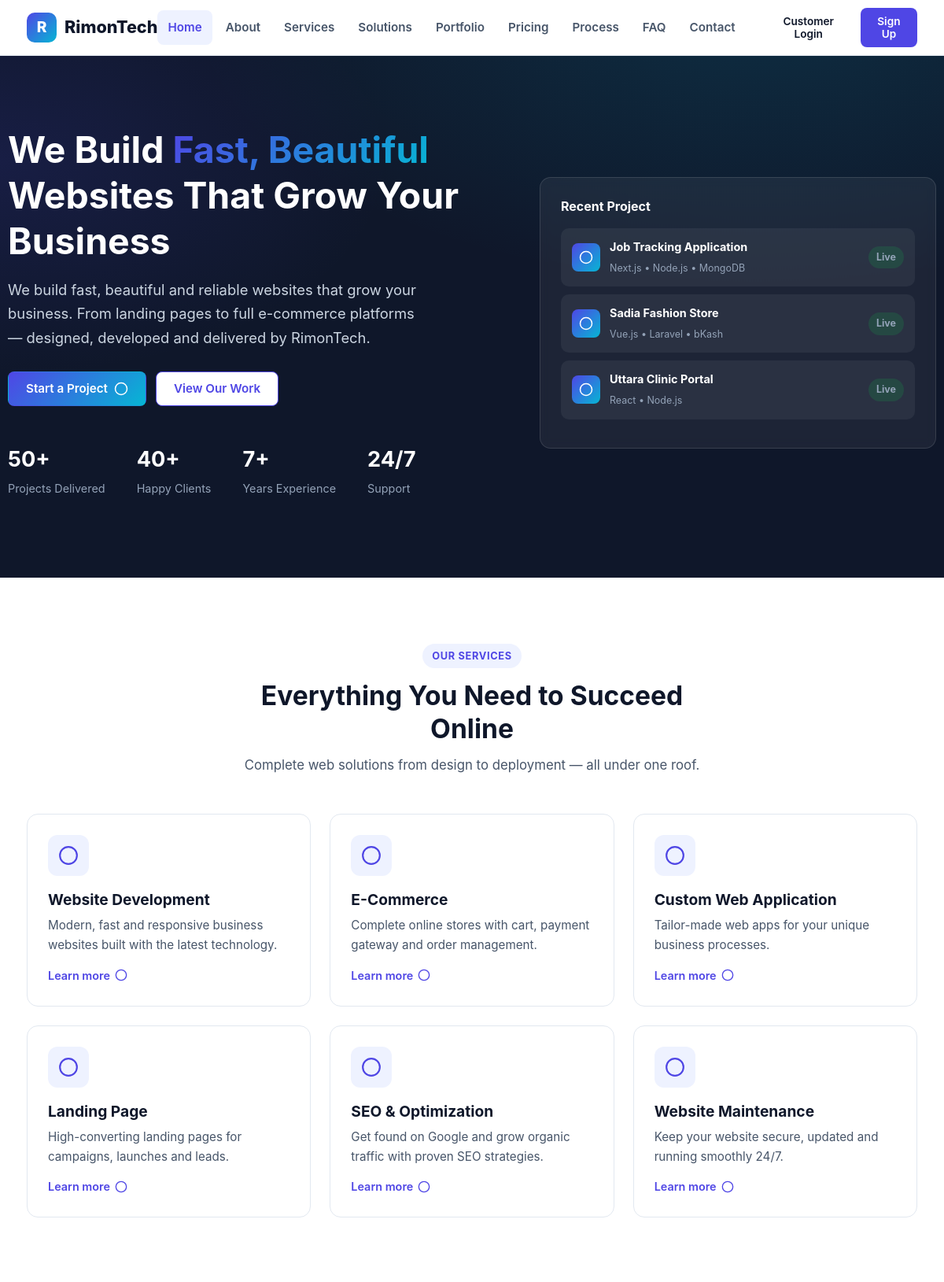
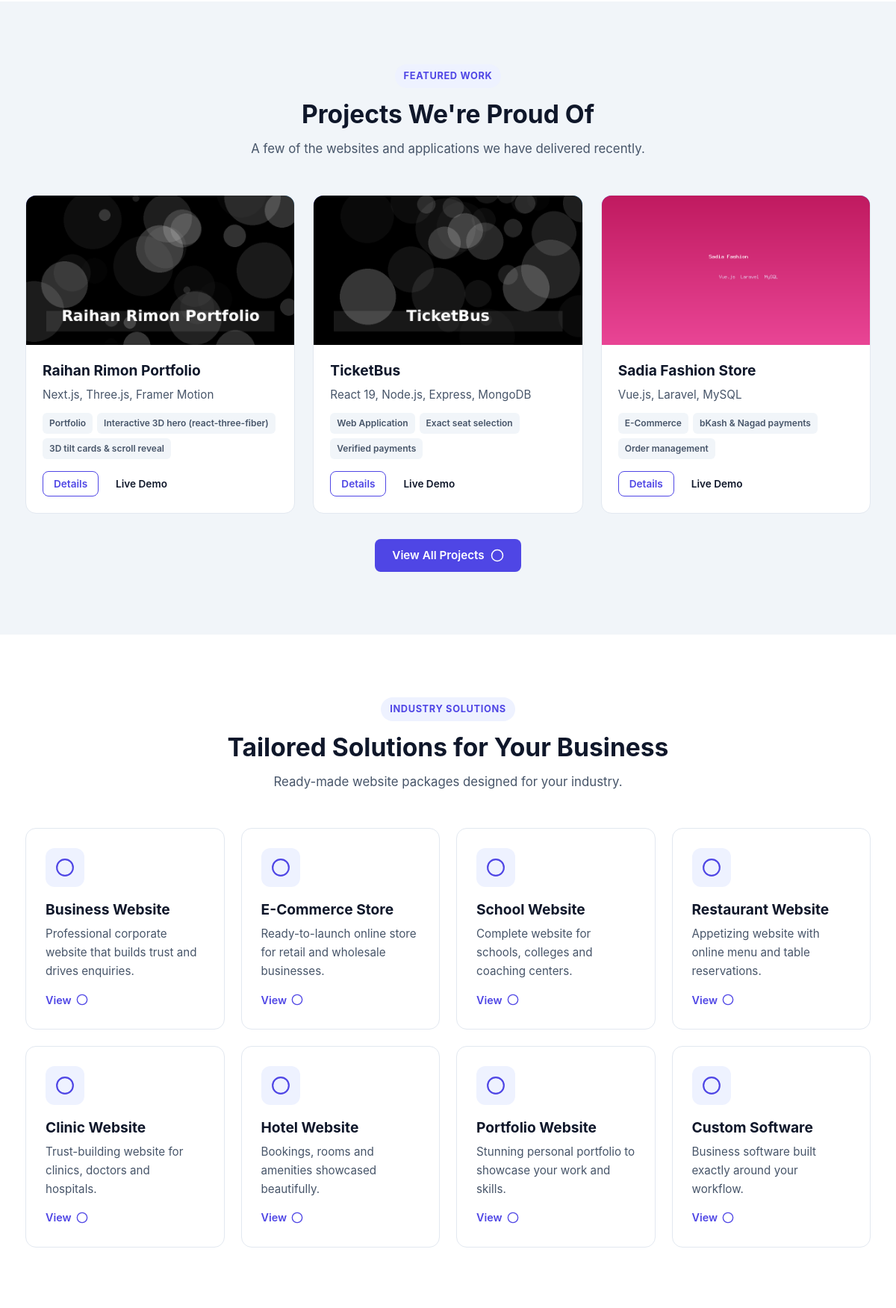
The page / (upper part) on the database its author committed (2 pictures, top to bottom).
### tables this page shows
CREATE TABLE IF NOT EXISTS services (
    id INT UNSIGNED AUTO_INCREMENT PRIMARY KEY,
    title VARCHAR(150) NOT NULL,
    slug VARCHAR(160) NOT NULL UNIQUE,
    short_desc VARCHAR(255) NULL,
    icon VARCHAR(60) NULL,
    description TEXT NULL,
    features JSON NULL,
    active TINYINT(1) NOT NULL DEFAULT 1,
    created_at TIMESTAMP DEFAULT CURRENT_TIMESTAMP
);

CREATE TABLE IF NOT EXISTS portfolio_items (
    id INT UNSIGNED AUTO_INCREMENT PRIMARY KEY,
    title VARCHAR(150) NOT NULL,
    slug VARCHAR(160) NOT NULL UNIQUE,
    category VARCHAR(100) NULL,
    image VARCHAR(255) NULL,
    tech_stack VARCHAR(255) NULL,
    description TEXT NULL,
    features JSON NULL,
    live_demo_url VARCHAR(255) NULL,
    github_url VARCHAR(255) NULL,
    case_study TEXT NULL,
    featured TINYINT(1) NOT NULL DEFAULT 0,
    active TINYINT(1) NOT NULL DEFAULT 1,
    created_at TIMESTAMP DEFAULT CURRENT_TIMESTAMP
);

CREATE TABLE IF NOT EXISTS solutions (
    id INT UNSIGNED AUTO_INCREMENT PRIMARY KEY,
    title VARCHAR(150) NOT NULL,
    slug VARCHAR(160) NOT NULL UNIQUE,
    category VARCHAR(100) NULL,
    short_desc VARCHAR(255) NULL,
    icon VARCHAR(60) NULL,
    description TEXT NULL,
    features JSON NULL,
    active TINYINT(1) NOT NULL DEFAULT 1,
    created_at TIMESTAMP DEFAULT CURRENT_TIMESTAMP
);

### config/database.php (called while the page is built, shortened)
<?php
function db(): PDO
{
    static $pdo = null;
    if ($pdo === null) {
        $dsn = 'mysql:host=' . DB_HOST . ';dbname=' . DB_NAME . ';charset=utf8mb4';
        $pdo = new PDO($dsn, DB_USER, DB_PASS, [
            PDO::ATTR_ERRMODE => PDO::ERRMODE_EXCEPTION,
            PDO::ATTR_DEFAULT_FETCH_MODE => PDO::FETCH_ASSOC,
            PDO::ATTR_EMULATE_PREPARES => false,
        ]);
    }
    return $pdo;
}

### index.php (the view, shortened to what this page needs)
<?php
require_once __DIR__ . '/includes/functions.php';
$services = db()->query('SELECT * FROM services WHERE active = 1 ORDER BY id LIMIT 6')->fetchAll();
$featuredProjects = db()->query('SELECT * FROM portfolio_items WHERE active = 1 AND featured = 1 ORDER BY id DESC LIMIT 3')->fetchAll();
$solutions = db()->query('SELECT * FROM solutions WHERE active = 1 ORDER BY id LIMIT 8')->fetchAll();
include __DIR__ . '/includes/header.php';
?>
<section class="hero">
  <div class="container hero-inner">
    <div>
      <h1>We Build <span class="grad">Fast, Beautiful</span> Websites That Grow Your Business</h1>
      <p class="lead"><?= e(setting('homepage_tagline', APP_TAGLINE)) ?> From landing pages to full e-commerce platforms — designed, developed and delivered by RimonTech.</p>
      <div class="hero-actions">
        <a href="<?= url('contact.php') ?>" class="btn btn-accent">Start a Project <?= icon('arrow') ?></a>
        <a href="<?= url('portfolio.php') ?>" class="btn btn-outline btn-light">View Our Work</a>
      </div>
      <div class="hero-stats">
        <div class="stat"><b>50+</b><span>Projects Delivered</span></div>
        <div class="stat"><b>40+</b><span>Happy Clients</span></div>
        <div class="stat"><b>7+</b><span>Years Experience</span></div>
        <div class="stat"><b>24/7</b><span>Support</span></div>
      </div>
    </div>
    <div class="hero-visual">
      <div class="hero-card">
        <h3>Recent Project</h3>
        <div class="mock-row">
          <span class="mock-ico"><?= icon('clipboard') ?></span>
          <div><b>Job Tracking Application</b><span>Next.js • Node.js • MongoDB</span></div>
          <span class="mock-pill">Live</span>
        </div>
        <div class="mock-row">
          <span class="mock-ico"><?= icon('cart') ?></span>
          <div><b>Sadia Fashion Store</b><span>Vue.js • Laravel • bKash</span></div>
          <span class="mock-pill">Live</span>
        </div>
        <div class="mock-row">
          <span class="mock-ico"><?= icon('shield') ?></span>
          <div><b>Uttara Clinic Portal</b><span>React • Node.js</span></div>
          <span class="mock-pill">Live</span>
        </div>
      </div>
    </div>
  </div>
</section>
<section class="section">
  <div class="container">
    <div class="section-head">
      <span class="eyebrow">Our Services</span>
      <h2>Everything You Need to Succeed Online</h2>
      <p>Complete web solutions from design to deployment — all under one roof.</p>
    </div>
    <div class="grid-3">
      <?php foreach ($services as $s): ?>
        <div class="card">
          <div class="card-icon"><?= icon($s['icon']) ?></div>
          <h3><?= e($s['title']) ?></h3>
          <p><?= e($s['short_desc']) ?></p>
          <a class="card-link" href="<?= url('service/' . $s['slug'] . '.php') ?>">Learn more <?= icon('arrow') ?></a>
        </div>
      <?php endforeach; ?>
    </div>
  </div>
</section>
<section class="section section-alt">
  <div class="container">
    <div class="section-head">
      <span class="eyebrow">Featured Work</span>
      <h2>Projects We're Proud Of</h2>
      <p>A few of the websites and applications we have delivered recently.</p>
    </div>
    <div class="grid-3">
      <?php foreach ($featuredProjects as $p): ?>
        <div class="card project-card">
          <div class="project-cover">
            <img src="<?= file_exists(UPLOAD_DIR . '/../' . $p['image']) ? url($p['image']) : fallback_image() ?>" alt="<?= e($p['title']) ?>" loading="lazy">
          </div>
          <div class="project-body">
            <h3><?= e($p['title']) ?></h3>
            <p><?= e($p['tech_stack']) ?></p>
            <div class="project-tags">
              <span><?= e($p['category']) ?></span>
              <?php foreach (array_slice(json_features($p['features']), 0, 2) as $f): ?><span><?= e($f) ?></span><?php endforeach; ?>
            </div>
            <div class="project-actions">
              <a class="btn btn-sm btn-outline" href="<?= url('portfolio/project.php?slug=' . urlencode($p['slug'])) ?>">Details</a>
              <?php if (!empty($p['live_demo_url'])): ?><a class="btn btn-sm btn-ghost" href="<?= e($p['live_demo_url']) ?>" target="_blank" rel="noopener">Live Demo</a><?php endif; ?>
            </div>
          </div>
        </div>
      <?php endforeach; ?>
    </div>
    <div style="text-align:center;margin-top:34px;">
      <a href="<?= url('portfolio.php') ?>" class="btn btn-primary">View All Projects <?= icon('arrow') ?></a>
    </div>
  </div>
</section>
<section class="section">
  <div class="container">
    <div class="section-head">
      <span class="eyebrow">Industry Solutions</span>
      <h2>Tailored Solutions for Your Business</h2>
      <p>Ready-made website packages designed for your industry.</p>
    </div>
    <div class="grid-4">
      <?php foreach ($solutions as $sol): ?>
        <div class="card">
          <div class="card-icon"><?= icon($sol['icon']) ?></div>
          <h3><?= e($sol['title']) ?></h3>
          <p><?= e($sol['short_desc']) ?></p>
          <a class="card-link" href="<?= url('solutions/' . $sol['slug'] . '.php') ?>">View <?= icon('arrow') ?></a>
        </div>
      <?php endforeach; ?>
    </div>
  </div>
</section>
<?php include __DIR__ . '/includes/footer.php'; ?>

### includes/functions.php (shortened to what this page needs)
<?php
require_once __DIR__ . '/../config/database.php';
function base_url(string $path = ''): string
{
    static $base = null;
    if ($base === null) {
        $base = '/';
    }
    return $base . ltrim($path, '/');
}
function url(string $path = ''): string
{
    return base_url($path);
}
function e(?string $value): string
{
    return htmlspecialchars((string)$value, ENT_QUOTES, 'UTF-8');
}
function json_features(mixed $value): array
{
    if (is_string($value)) {
        $decoded = json_decode($value, true);
        return is_array($decoded) ? $decoded : [];
    }
    return is_array($value) ? $value : [];
}
function setting(string $key, string $default = ''): string
{
    static $cache = null;
    if ($cache === null) {
        $cache = [];
        try {
            foreach (db()->query('SELECT setting_key, setting_value FROM settings') as $row) {
                $cache[$row['setting_key']] = (string)$row['setting_value'];
            }
        } catch (Throwable $e) {
            $cache = [];
        }
    }
    return $cache[$key] ?? $default;
}
function icon(string $name): string
{
    return $map[$name] ?? '<svg viewBox="0 0 24 24" fill="none" stroke="currentColor" stroke-width="2"><circle cx="12" cy="12" r="10"/></svg>';
}

### rows shown on the page
services: title "Website Development", short_desc "Modern, fast and responsive business websites built with the latest technology."
services: title "E-Commerce", short_desc "Complete online stores with cart, payment gateway and order management."
services: title "Custom Web Application", short_desc "Tailor-made web apps for your unique business processes."
services: title "Landing Page", short_desc "High-converting landing pages for campaigns, launches and leads."
services: title "SEO & Optimization", short_desc "Get found on Google and grow organic traffic with proven SEO strategies."
services: title "Website Maintenance", short_desc "Keep your website secure, updated and running smoothly 24/7."
portfolio_items: image (picture), title "Raihan Rimon Portfolio", tech_stack "Next.js, Three.js, Framer Motion", category "Portfolio", features "Interactive 3D hero (react-three-fiber)", features "3D tilt cards & scroll reveal"
portfolio_items: image (picture), title "TicketBus", tech_stack "React 19, Node.js, Express, MongoDB", category "Web Application", features "Exact seat selection", features "Verified payments"
portfolio_items: image (picture), title "Sadia Fashion Store", tech_stack "Vue.js, Laravel, MySQL", category "E-Commerce", features "bKash & Nagad payments", features "Order management"
solutions: title "Business Website", short_desc "Professional corporate website that builds trust and drives enquiries."
solutions: title "E-Commerce Store", short_desc "Ready-to-launch online store for retail and wholesale businesses."
solutions: title "School Website", short_desc "Complete website for schools, colleges and coaching centers."
solutions: title "Restaurant Website", short_desc "Appetizing website with online menu and table reservations."
solutions: title "Clinic Website", short_desc "Trust-building website for clinics, doctors and hospitals."
solutions: title "Hotel Website", short_desc "Bookings, rooms and amenities showcased beautifully."
solutions: title "Portfolio Website", short_desc "Stunning personal portfolio to showcase your work and skills."
solutions: title "Custom Software", short_desc "Business software built exactly around your workflow."

### other values the page prints
APP_NAME "RimonTech"
setting('homepage_tagline', APP_TAGLINE) "We build fast, beautiful and reliable websites that grow your business."
